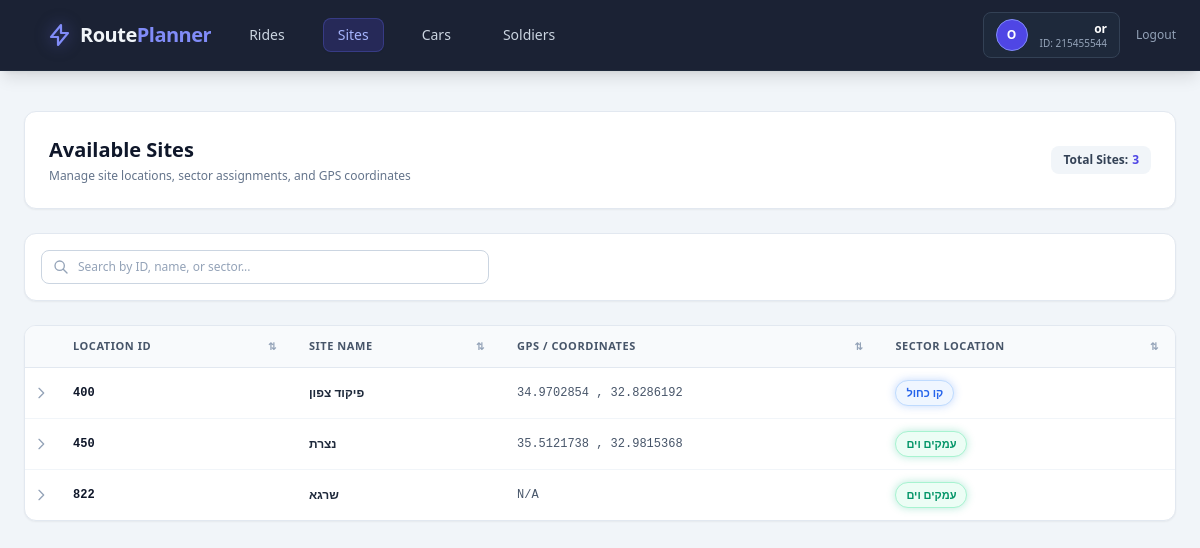
The app's page /sites/ (signed in), older data.
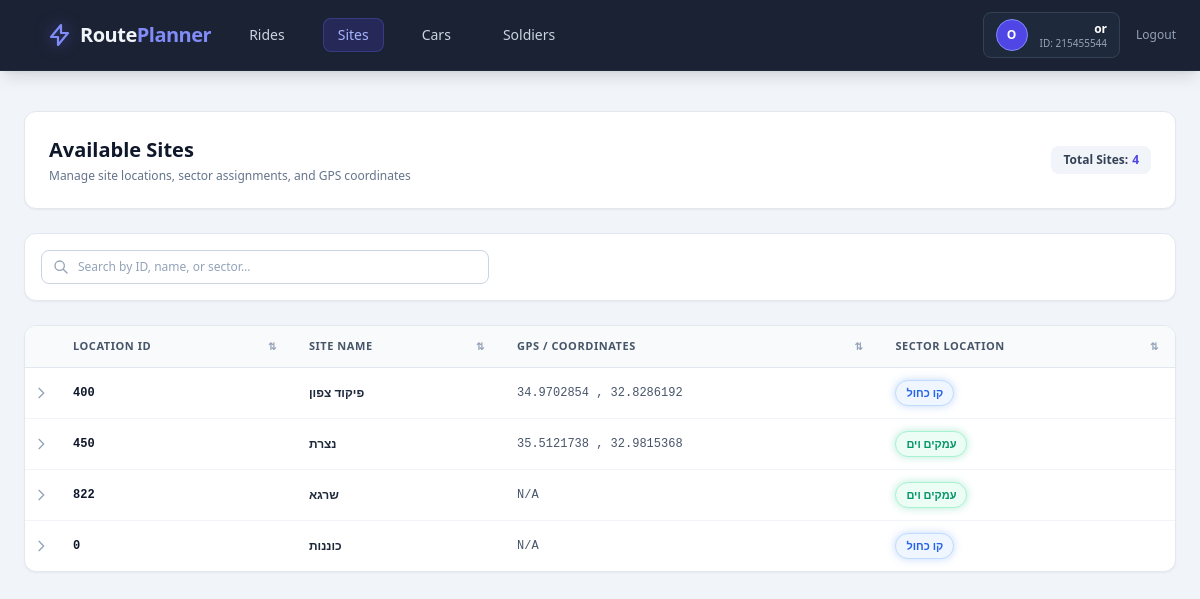
The same page, newer data.
### app/models.py (models this page shows, shortened)
class Site(db.Model):
    __tablename__ = 'sites'
    loc_id = db.Column(db.String(50), primary_key=True)
    name = db.Column(db.String(100), nullable=False)
    gpt_coordinates = db.Column(db.String(100), nullable=True)
    sector = db.Column(db.String(100), nullable=True)
    food = db.Column(db.String(255), nullable=True)
    food_rating = db.Column(db.Integer, nullable=True)

### app/routes/sites.py (the view, shortened to what this page needs)
@sites_bp.route('/', methods=['GET', 'POST'])
@login_required
def list_sites():
    sites = Site.query.all()
    return render_template('sites.html', sites=sites, sectors=SECTORS)

### app/templates/sites.HTML (shortened to what the changed rows need)
{% extends "base.html" %}
{% block content %}
<div class="space-y-6">
    <div class="flex flex-col sm:flex-row justify-between items-start sm:items-center gap-4 bg-white dark:bg-slate-800 p-6 rounded-xl shadow-sm border border-slate-200 dark:border-slate-700 transition-colors">
        <div>
            <h1 class="text-xl font-bold text-slate-900 dark:text-white" data-en="Available Sites" data-he="אתרים זמינים">Available Sites</h1>
        </div>
        <div class="flex items-center gap-3 flex-wrap">
            <span class="px-3 py-1.5 rounded-lg bg-slate-100 dark:bg-slate-700/60 text-slate-700 dark:text-slate-300 text-xs font-semibold flex items-center gap-1">
                <span data-en="Total Sites:" data-he="סה&quot;כ אתרים:">Total Sites:</span>
                <span class="font-bold text-indigo-600 dark:text-indigo-400" id="totalSitesCount">{{ sites | length }}</span>
            </span>
        </div>
    </div>
    <div class="bg-white dark:bg-slate-800 rounded-xl shadow-sm border border-slate-200 dark:border-slate-700 overflow-hidden transition-colors">
        <div>
            <table class="w-full text-left border-collapse" id="sitesTable">
            <thead class="hidden md:table-header-group">
                    <tr class="bg-slate-50 dark:bg-slate-700/50 text-slate-600 dark:text-slate-300 text-[11px] font-bold uppercase tracking-wider border-b border-slate-200 dark:border-slate-700">
                        <th class="w-8 py-3 px-2"></th>
                        <th onclick="sortTable(1)" class="py-3 px-4 cursor-pointer hover:bg-slate-100 dark:hover:bg-slate-700 transition select-none">
                            <div class="flex items-center justify-between">
                                <span data-en="Location ID" data-he="מזהה מיקום">Location ID</span>
                                <span class="text-slate-400 text-[10px] ml-1">⇅</span>
                            </div>
                        </th>
                        <th onclick="sortTable(2)" class="py-3 px-4 cursor-pointer hover:bg-slate-100 dark:hover:bg-slate-700 transition select-none">
                            <div class="flex items-center justify-between">
                                <span data-en="Site Name" data-he="שם האתר">Site Name</span>
                                <span class="text-slate-400 text-[10px] ml-1">⇅</span>
                            </div>
                        </th>
                        <th onclick="sortTable(3)" class="py-3 px-4 cursor-pointer hover:bg-slate-100 dark:hover:bg-slate-700 transition select-none">
                            <div class="flex items-center justify-between">
                                <span data-en="GPS / Coordinates" data-he="קואורדינטות GPS">GPS / Coordinates</span>
                                <span class="text-slate-400 text-[10px] ml-1">⇅</span>
                            </div>
                        </th>
                        <th onclick="sortTable(4)" class="py-3 px-4 cursor-pointer hover:bg-slate-100 dark:hover:bg-slate-700 transition select-none">
                            <div class="flex items-center justify-between">
                                <span data-en="Sector Location" data-he="גזרה / מיקום">Sector Location</span>
                                <span class="text-slate-400 text-[10px] ml-1">⇅</span>
                            </div>
                        </th>
                    </tr>
                </thead>
                <tbody class="divide-y divide-slate-100 dark:divide-slate-700/60 text-xs text-slate-700 dark:text-slate-300">
                    {% for site in sites %}
                        <tr class="site-row block md:table-row mb-3 md:mb-0 rounded-lg md:rounded-none border border-slate-200 dark:border-slate-700 md:border-0 bg-white dark:bg-slate-800 md:bg-transparent md:dark:bg-transparent shadow-sm md:shadow-none p-3 md:p-0 hover:bg-slate-50/80 dark:hover:bg-slate-700/40 cursor-pointer transition select-none"
                            onclick="toggleDetails('{{ site.loc_id }}')"
                            data-locid="{{ site.loc_id }}"
                            data-name="{{ site.name|e }}"
                            data-gpt="{{ site.gpt_coordinates or '' }}"
                            data-sector="{{ site.sector or '' }}"
                            data-food="{{ site.food or '' }}"
                            data-rating="{{ site.food_rating or '' }}">
                            <td class="hidden md:table-cell py-3 px-2 text-center text-slate-400">
                                <svg id="chevron-{{ site.loc_id }}" class="w-4 h-4 transition-transform duration-200" fill="none" stroke="currentColor" viewBox="0 0 24 24">
                                    <path stroke-linecap="round" stroke-linejoin="round" stroke-width="2" d="M9 5l7 7-7 7"></path>
                                </svg>
                            </td>
                            <td class="flex md:table-cell items-center justify-between gap-4 py-2 px-0 md:py-3 md:px-4 font-mono font-bold text-slate-900 dark:text-indigo-300">
                                <span>{{ site.loc_id }}</span>
                            </td>
                            <td class="flex md:table-cell items-center justify-between gap-4 py-2 px-0 md:py-3 md:px-4 font-semibold text-slate-800 dark:text-slate-200">
                                <span class="text-right break-words">{{ site.name }}</span>
                            </td>
                            <td class="flex md:table-cell items-center justify-between gap-4 py-2 px-0 md:py-3 md:px-4 font-mono text-slate-600 dark:text-slate-400">
                                <span class="text-right break-all">{{ site.gpt_coordinates or 'N/A' }}</span>
                            </td>
                            <td class="flex md:table-cell items-center justify-between gap-4 py-2 px-0 md:py-3 md:px-4">
                                {% if site.sector == "קו כחול" %}
                                    <span class="inline-flex items-center px-2.5 py-1 rounded-full text-[11px] font-semibold bg-blue-50 dark:bg-blue-950/60 text-blue-600 dark:text-blue-400 border border-blue-200 dark:border-blue-800 shadow-[0_0_8px_rgba(59,130,246,0.3)]">
                                        {{ site.sector }}
                                    </span>
                                {% elif site.sector == "עמקים וים" %}
                                    <span class="inline-flex items-center px-2.5 py-1 rounded-full text-[11px] font-semibold bg-emerald-50 dark:bg-emerald-950/60 text-emerald-600 dark:text-emerald-400 border border-emerald-200 dark:border-emerald-800 shadow-[0_0_8px_rgba(16,185,129,0.3)]">
                                        {{ site.sector }}
                                    </span>
                                {% elif site.sector == "רמת הגולן" %}
                                    <span class="inline-flex items-center px-2.5 py-1 rounded-full text-[11px] font-semibold bg-amber-50 dark:bg-amber-950/60 text-amber-700 dark:text-amber-400 border border-amber-300 dark:border-amber-800 shadow-[0_0_8px_rgba(217,119,6,0.3)]">
                                        {{ site.sector }}
                                    </span>
                                {% else %}
                                    <span class="inline-flex items-center px-2.5 py-1 rounded-full text-[11px] font-medium bg-slate-100 dark:bg-slate-700 text-slate-600 dark:text-slate-300 border border-slate-200 dark:border-slate-600">
                                        {{ site.sector or 'לא הוגדר' }}
                                    </span>
                                {% endif %}
                            </td>
                        </tr>
                    {% else %}
                        <tr id="noSitesRow">
                            <td colspan="6" class="py-8 text-center text-slate-400 dark:text-slate-500 text-xs" data-en="No sites found in the database." data-he="לא נמצאו אתרים במאגר הנתונים.">
                                No sites found in the database.
                            </td>
                        </tr>
                    {% endfor %}
                </tbody>
            </table>
        </div>
    </div>
</div>
{% endblock %}

Row changes from the older to the newer data that the page shows:
added Site: loc_id "0", name "כוננות", gpt_coordinates "N/A", sector "קו כחול"
Text that changed along with them:
{{ sites | length }}: "3" → "4"
